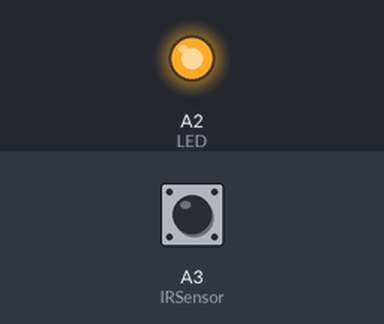
Bench run of a sketch on a simulated Arduino Uno, built with avr-gcc and run on an emulated ATmega328P. On the bench: output pins drawn as LEDs (lit = HIGH). Dashed ring = blinking. The inputs (shaded band) are chosen by the test bench; at power-on: A3 (IRSensor) LOW. What the sketch prints to the serial monitor is not drawn.

Above: at 1.2 s.
1.3 s: A3 (IRSensor) driven HIGH
At 1.7 s:
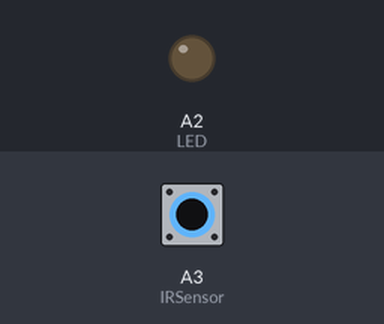
2.8 s: A3 (IRSensor) driven LOW
At 4.0 s:
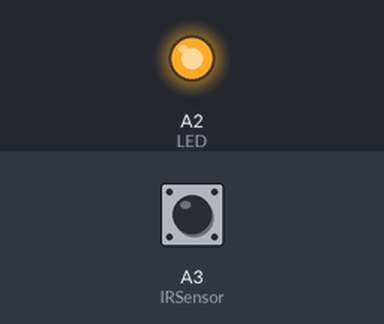
5.8 s: A3 (IRSensor) pulsed HIGH 2 times (0.12 s each, 0.3 s apart)
At 6.02 s:
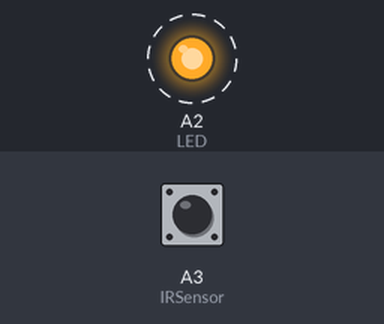
Timing chart, 0 to 8.8 s (numbered marks = the images above; inputs shaded):
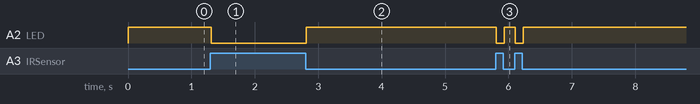

Measured:
- after the input at 1.3 s, A2 (LED): HIGH → LOW at once
- after the input at 2.8 s, A2 (LED): LOW → HIGH at once
- after the input at 5.8 s, A2 (LED): alternates HIGH for 0.18 s and LOW for 0.12 s, 4 changes in all, then stays HIGH, starting at once

The sketch:

VATS.ino
```cpp
#define IRSensor A3 // connect ir sensor to arduino pin 2
#define LED A2


void setup()
{

Serial.begin(9600);

  pinMode (IRSensor, INPUT); // sensor pin INPUT
  pinMode (LED, OUTPUT); // Led pin OUTPUT
}

void loop()
{
  int statusSensor = digitalRead(IRSensor);

  if (statusSensor == 1)
  {
   Serial.println("LOW");
    digitalWrite(LED, LOW); // LED LOW

  }

else
{
  Serial.println("HIGH");
  digitalWrite(LED, HIGH); // LED High

}

}
```
